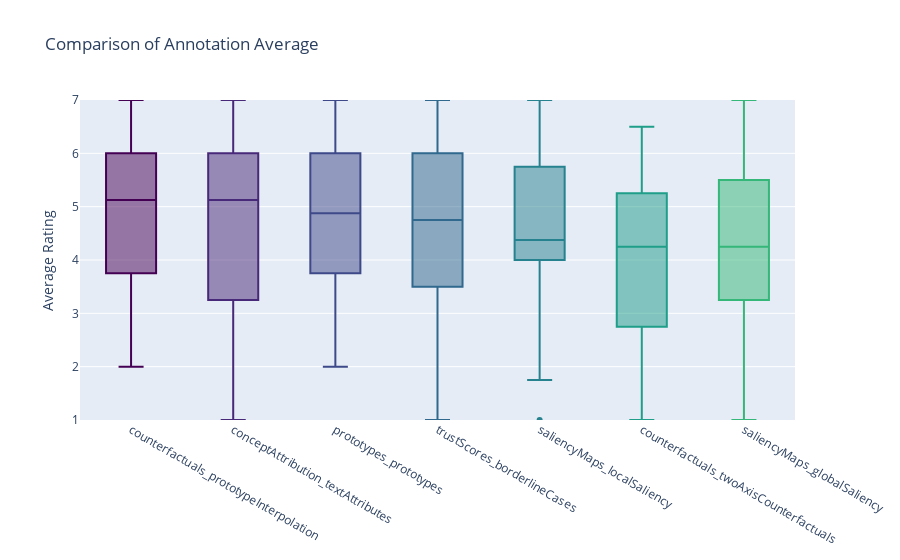

Notebook code cell kept with this figure:
### Code cell
# for all df
def boxPlotDF(df, title, labels):
    # throw out non-numeric data
    # set the color palette
    palette = cycle(plotly.colors.sequential.Viridis)  # type: ignore

    # iterate over columns and show average spread
    fig = go.Figure()  # type: ignore
    for column in df:
        fig.add_trace(
            go.Box(y=df[column], name=column, marker_color=next(palette)) # type: ignore
        )  

    fig.update_layout(
        title=title,
        yaxis=dict(dtick=1),
        yaxis_range=[1, 7],
        yaxis_title="Average Rating",
        showlegend=False,
    )

    fig.show()


aggregated_df = pd.DataFrame()

for name, df in dfs.items():
    aggregated_df[name] = df.apply(np.mean, axis=1)

sorted_index = aggregated_df.median().sort_values(ascending=False).index

boxPlotDF(aggregated_df[sorted_index], "Comparison of Annotation Average", labels)

### Figure 1 — Plotly figure (JSON) as saved in the notebook; plotly's stock layout.template omitted (floating-point values rounded to 4 significant figures)
{"data": [{"marker": {"color": "#440154"}, "name": "counterfactuals_prototypeInterpolation", "type": "box", "y": [6.25, 7, 4.75, 5, 2, 7, 2, 5.5, 5.25, 5.5, 5, 3.75, 7, 3.75, 3, 4.5, 5.25, 3.5, 6, 5.5, 7, 4]}, {"marker": {"color": "#482878"}, "name": "conceptAttribution_textAttributes", "type": "box", "y": [6, 7, 4.75, 5.75, 2, 6.25, 3.25, 2.75, 3, 5, 4, 5.25, 1, 4.75, 3.25, 5.75, 5.75, 3, 6.25, 6.75, 5.25, 6.25]}, {"marker": {"color": "#3e4989"}, "name": "prototypes_prototypes", "type": "box", "y": [6, 7, 5.5, 6.25, 2.75, 6.5, 4.75, 4, 5, 5.5, 2, 3, 7, 3.75, 3.25, 5.75, 4.25, 4.5, 6, 6, 4.25, 3.25]}, {"marker": {"color": "#31688e"}, "name": "trustScores_borderlineCases", "type": "box", "y": [5.5, 3.5, 5, 4.75, 4, 6, 5, 2.5, 6, 4.25, 4.5, 4.75, 1, 4.5, 6, 6, 2.5, 3, 5, 7, 7, 2.75]}, {"marker": {"color": "#26828e"}, "name": "saliencyMaps_localSaliency", "type": "box", "y": [4.5, 5, 4, 4.5, 4.25, 5.25, 6, 1.75, 4, 7, 2, 4.25, 1, 5.25, 4, 6.5, 4, 3, 2, 6, 5.75, 5.75]}, {"marker": {"color": "#1f9e89"}, "name": "counterfactuals_twoAxisCounterfactuals", "type": "box", "y": [4.25, 6, 3.5, 6.5, 1.75, 6.5, 1, 4, 4, 5.25, 5, 4.5, 1, 4, 2.75, 4.5, 5.25, 2.75, 4.25, 5.5, 4.25, 2.25]}, {"marker": {"color": "#35b779"}, "name": "saliencyMaps_globalSaliency", "type": "box", "y": [5.5, 7, 4.5, 5.25, 4.75, 5.5, 5, 1, 2.5, 5.5, 4, 4, 1, 3.75, 3.75, 7, 2.75, 3.25, 3.25, 7, 5.75, 3]}], "layout": {"showlegend": false, "title": {"text": "Comparison of Annotation Average"}, "yaxis": {"dtick": 1, "range": [1, 7], "title": {"text": "Average Rating"}}}}
